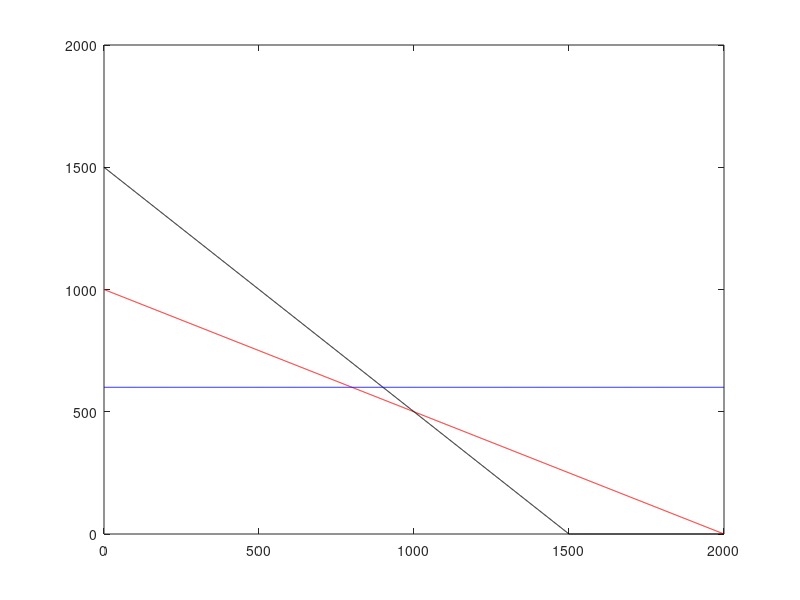

This chart was generated by the following MATLAB code: (Note: this script raises an error after producing the figure.)
format short;
clear all
clc
C=[3 5];
A=[1 2;1 1 ;0 1]; 
b=[2000;1500;600]; 
%plot graph
y1=0:1:max(b); 
x21=(b(1)-A(1,1).*y1)./A(1,2);
x22=(b(2)-A(2,1).*y1)./A(2,2);
x23=(b(3)-A(3,1).*y1)./A(3,2); 
x21=max(0,x21); 
x22=max(0,x22); 
x23=max(0,x23);
plot(y1,x21,'r',y1,x22, 'k',y1,x23,'b');
%find corner point with axeses
cx1 = find(y1==0); 
c1=find(x21==0);
Line1 = [y1(:,[c1 cx1]); x21(:,[c1 cx1])]'; 
c2=find(x22==0); 
Line2=[y1(:,[c2 cx1]); x22(:, [c2 cx1])]';
c3=find(x23==0); 
Line3=[y1(:,[c3 cx1]); x23(:,[c3 cx1])]';
corpt=unique([Line1;Line2;Line3],'rows');
%find point of intersection
HG=[0;0]; 
for i=1:size(A,1)
    hg1=A(i,:); 
    b1=b(i,:); 
    for j=i+1:size(A,1)
        hg2=A(j,:); 
        b2=b(j,:); 
        Aa=[hg1;hg2]; 
        Bb=[b1;b2]; 
        Xx=Aa\Bb; 
        HG=[HG Xx]; 
    end
end
pt=HG';

%write all corner points
allpt=[pt;corpt];
points = unique(allpt,'rows');
%find feasible region
PT = constraint(points); 
PT=unique(PT,'rows'); 

%compute obj function
for i=1:size(PT,1)
    Fx(i,:)=sum(PT(i,:).*C);
end

Vert_Fns= [PT Fx];

%find the optimal one
[fxval, fxind] = max(Fx);
optval = Vert_Fns(fxind,:);
optimum_bfs = array2table(optval)
